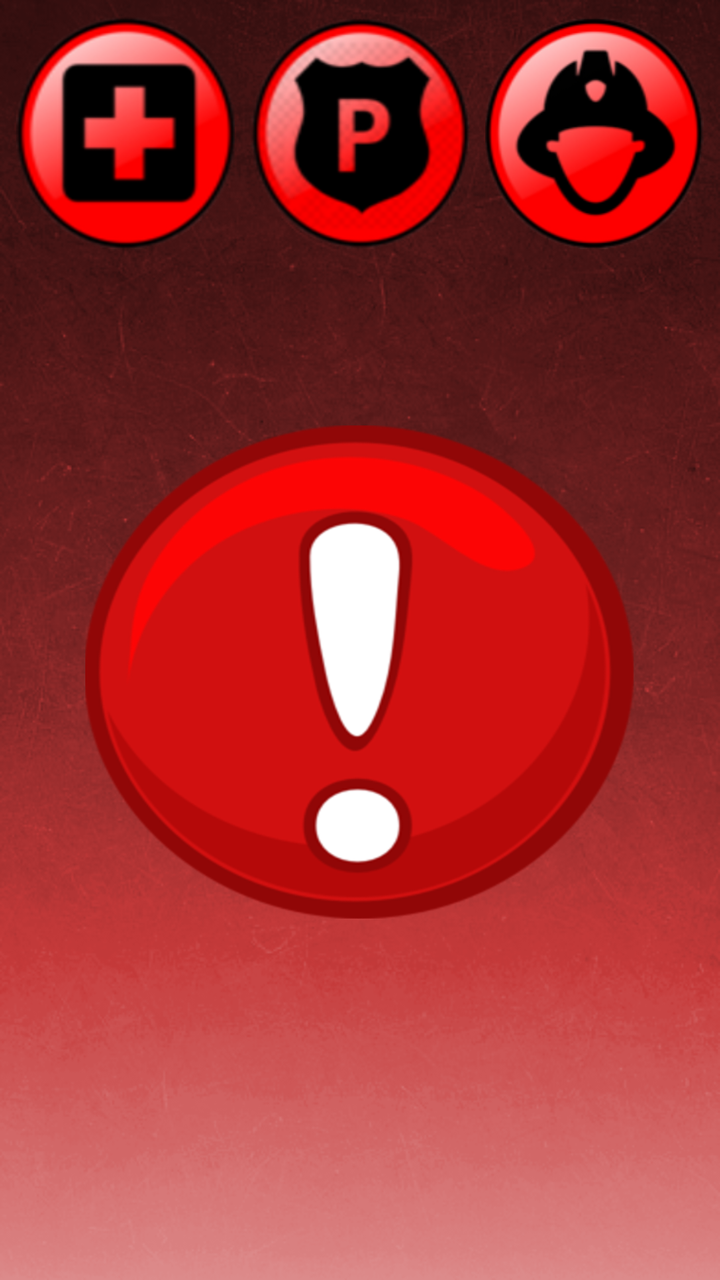
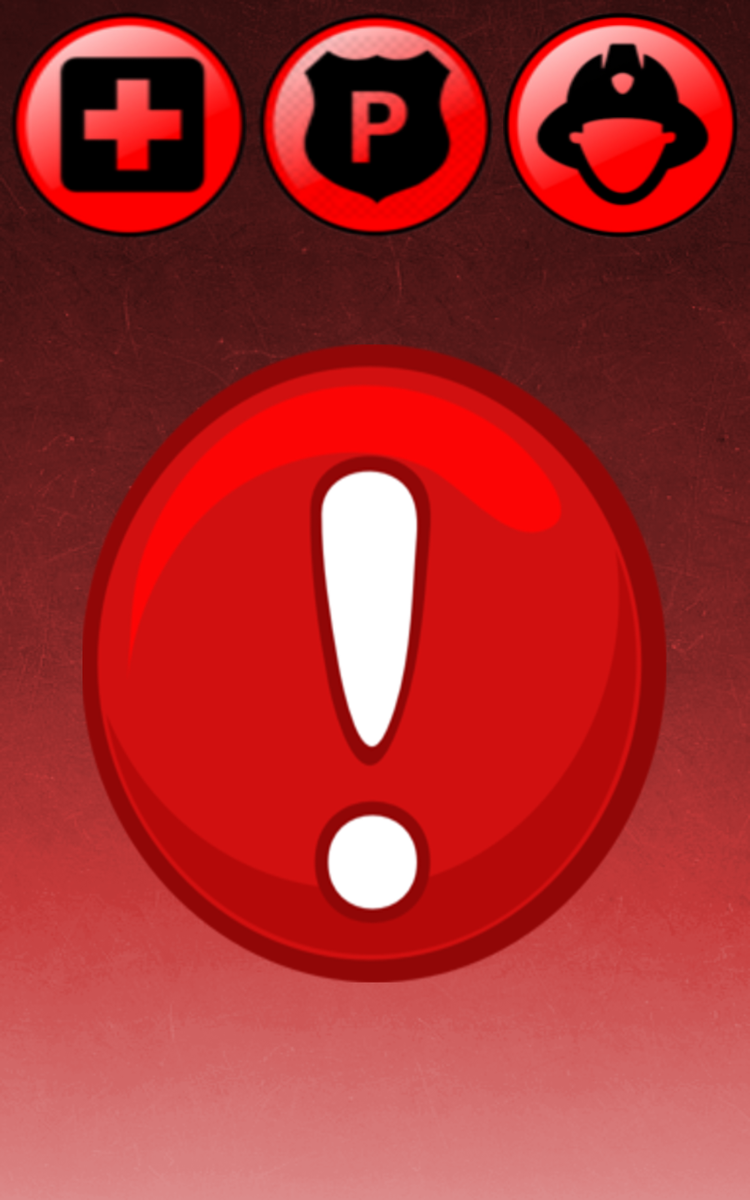

The same Android screen from two of the app's own layout files: first res/layout/ as a phone draws it, then the repository's variant for another configuration, drawn on a device whose configuration selects that folder. Both files follow.
<!-- AndroidManifest.xml: application theme AppTheme -->
<!-- res/layout/activity_offline_red_button.xml -->
<?xml version="1.0" encoding="utf-8"?>
<android.support.constraint.ConstraintLayout xmlns:android="http://schemas.android.com/apk/res/android"
    xmlns:app="http://schemas.android.com/apk/res-auto"
    xmlns:tools="http://schemas.android.com/tools"
    android:layout_width="match_parent"
    android:layout_height="match_parent"
    android:background="@drawable/patternbg_rojo"
    tools:context=".Activities.OfflineRedButtonActivity">

    <Button
        android:id="@+id/btnRojo"
        android:layout_width="0dp"
        android:layout_height="0dp"
        android:layout_marginStart="8dp"
        android:layout_marginTop="8dp"
        android:layout_marginEnd="8dp"
        android:layout_marginBottom="8dp"
        android:background="@drawable/btn_rojo550x550"
        android:onClick="onClickBotonRojo"
        android:tag="botonRojoOffline"
        app:layout_constraintBottom_toTopOf="@+id/guideline15"
        app:layout_constraintEnd_toStartOf="@+id/guideline13"
        app:layout_constraintHorizontal_bias="0.505"
        app:layout_constraintStart_toStartOf="@+id/guideline5"
        app:layout_constraintTop_toTopOf="@+id/guideline14" />

    <Button
        android:id="@+id/btnHospital"
        android:layout_width="0dp"
        android:layout_height="0dp"
        android:layout_marginStart="8dp"
        android:layout_marginTop="8dp"
        android:layout_marginEnd="8dp"
        android:layout_marginBottom="8dp"
        android:background="@drawable/btn_hospital150x150"
        android:onClick="onClickLlamadas"
        app:layout_constraintBottom_toTopOf="@+id/guideline2"
        app:layout_constraintEnd_toStartOf="@+id/btnPolicia"
        app:layout_constraintHorizontal_bias="0.5"
        app:layout_constraintStart_toStartOf="parent"
        app:layout_constraintTop_toTopOf="parent" />

    <Button
        android:id="@+id/btnPolicia"
        android:layout_width="0dp"
        android:layout_height="0dp"
        android:layout_marginTop="8dp"
        android:layout_marginEnd="8dp"
        android:layout_marginBottom="8dp"
        android:background="@drawable/btn_policia150x150px"
        android:onClick="onClickLlamadas"
        app:layout_constraintBottom_toTopOf="@+id/guideline2"
        app:layout_constraintEnd_toStartOf="@+id/btnBomberos"
        app:layout_constraintHorizontal_bias="0.5"
        app:layout_constraintStart_toEndOf="@+id/btnHospital"
        app:layout_constraintTop_toTopOf="parent"
        app:layout_constraintVertical_chainStyle="spread_inside" />

    <Button
        android:id="@+id/btnBomberos"
        android:layout_width="0dp"
        android:layout_height="0dp"
        android:layout_marginTop="8dp"
        android:layout_marginEnd="8dp"
        android:layout_marginBottom="8dp"
        android:background="@drawable/btn_bomberos150x150px"
        android:onClick="onClickLlamadas"
        app:layout_constraintBottom_toTopOf="@+id/guideline2"
        app:layout_constraintEnd_toEndOf="parent"
        app:layout_constraintHorizontal_bias="0.5"
        app:layout_constraintStart_toEndOf="@+id/btnPolicia"
        app:layout_constraintTop_toTopOf="parent" />

    <android.support.constraint.Guideline
        android:id="@+id/guideline2"
        android:layout_width="wrap_content"
        android:layout_height="wrap_content"
        android:orientation="horizontal"
        app:layout_constraintGuide_percent="0.20811288" />

    <android.support.constraint.Guideline
        android:id="@+id/guideline5"
        android:layout_width="wrap_content"
        android:layout_height="wrap_content"
        android:orientation="vertical"
        app:layout_constraintGuide_percent="0.096354164" />

    <android.support.constraint.Guideline
        android:id="@+id/guideline13"
        android:layout_width="wrap_content"
        android:layout_height="wrap_content"
        android:orientation="vertical"
        app:layout_constraintGuide_percent="0.9036458" />

    <android.support.constraint.Guideline
        android:id="@+id/guideline14"
        android:layout_width="wrap_content"
        android:layout_height="wrap_content"
        android:orientation="horizontal"
        app:layout_constraintGuide_percent="0.32" />

    <android.support.constraint.Guideline
        android:id="@+id/guideline15"
        android:layout_width="wrap_content"
        android:layout_height="wrap_content"
        android:orientation="horizontal"
        app:layout_constraintGuide_percent="0.73" />

    <TextView
        android:id="@+id/tvCorrect"
        android:layout_width="wrap_content"
        android:layout_height="wrap_content"
        android:layout_marginStart="8dp"
        android:layout_marginEnd="8dp"
        android:layout_marginBottom="8dp"
        android:text="correct"
        android:visibility="invisible"
        app:layout_constraintBottom_toTopOf="@+id/navigation"
        app:layout_constraintEnd_toEndOf="parent"
        app:layout_constraintStart_toStartOf="parent" />

</android.support.constraint.ConstraintLayout>
<!-- resources referenced by this layout -->
<resources>
  <!-- drawable btn_bomberos150x150px: png bitmap (drawable, 22098 bytes) -->
  <!-- drawable btn_hospital150x150: png bitmap (drawable, 18509 bytes) -->
  <!-- drawable btn_policia150x150px: png bitmap (drawable, 24346 bytes) -->
  <!-- drawable btn_rojo550x550: png bitmap (drawable, 68615 bytes) -->
  <!-- drawable patternbg_rojo: png bitmap (drawable, 204652 bytes) -->
  <style name="AppTheme" parent="Theme.AppCompat.Light.DarkActionBar">
          
          <item name="colorPrimary">@color/colorPrimary</item>
          <item name="colorPrimaryDark">@color/colorPrimaryDark</item>
          <item name="colorAccent">@color/colorAccent</item>
          <item name="windowActionBar">false</item>
          <item name="windowNoTitle">true</item>
          <item name="android:windowAnimationStyle">@style/WindowAnimationTransaction</item>
          
      </style>
  <color name="colorPrimary">#c93eada2</color>
  <color name="colorPrimaryDark">#00574b</color>
  <color name="colorAccent">#bdd81b60</color>
  <style name="WindowAnimationTransaction">
          <item name="android:windowEnterAnimation">@android:anim/fade_in</item>
          <item name="android:windowExitAnimation">@android:anim/fade_out</item>
      </style>
</resources>
<!-- res/layout-sw600dp/activity_offline_red_button.xml (the repository's variant of the layout above) -->
<!-- drawn on a 7-inch tablet held upright -->
<?xml version="1.0" encoding="utf-8"?>
<android.support.constraint.ConstraintLayout xmlns:android="http://schemas.android.com/apk/res/android"
    xmlns:app="http://schemas.android.com/apk/res-auto"
    xmlns:tools="http://schemas.android.com/tools"
    android:layout_width="match_parent"
    android:layout_height="match_parent"
    android:background="@drawable/patternbg_rojo"
    tools:context=".Activities.OfflineRedButtonActivity">

    <Button
        android:id="@+id/btnRojo"
        android:layout_width="0dp"
        android:layout_height="0dp"
        android:layout_marginStart="8dp"
        android:layout_marginTop="8dp"
        android:layout_marginEnd="8dp"
        android:layout_marginBottom="8dp"
        android:background="@drawable/btn_rojo550x550"
        android:onClick="onClickBotonRojo"
        android:tag="botonRojoOffline"
        app:layout_constraintBottom_toTopOf="@+id/guideline15"
        app:layout_constraintEnd_toStartOf="@+id/guideline13"
        app:layout_constraintHorizontal_bias="0.505"
        app:layout_constraintStart_toStartOf="@+id/guideline5"
        app:layout_constraintTop_toTopOf="@+id/guideline14" />

    <Button
        android:id="@+id/btnHospital"
        android:layout_width="0dp"
        android:layout_height="0dp"
        android:layout_marginStart="8dp"
        android:layout_marginTop="8dp"
        android:layout_marginEnd="8dp"
        android:layout_marginBottom="8dp"
        android:background="@drawable/btn_hospital150x150"
        android:onClick="onClickLlamadas"
        app:layout_constraintBottom_toTopOf="@+id/guideline2"
        app:layout_constraintEnd_toStartOf="@+id/btnPolicia"
        app:layout_constraintHorizontal_bias="0.5"
        app:layout_constraintStart_toStartOf="parent"
        app:layout_constraintTop_toTopOf="parent" />

    <Button
        android:id="@+id/btnPolicia"
        android:layout_width="0dp"
        android:layout_height="0dp"
        android:layout_marginTop="8dp"
        android:layout_marginEnd="8dp"
        android:layout_marginBottom="8dp"
        android:background="@drawable/btn_policia150x150px"
        android:onClick="onClickLlamadas"
        app:layout_constraintBottom_toTopOf="@+id/guideline2"
        app:layout_constraintEnd_toStartOf="@+id/btnBomberos"
        app:layout_constraintHorizontal_bias="0.5"
        app:layout_constraintStart_toEndOf="@+id/btnHospital"
        app:layout_constraintTop_toTopOf="parent"
        app:layout_constraintVertical_chainStyle="spread_inside" />

    <Button
        android:id="@+id/btnBomberos"
        android:layout_width="0dp"
        android:layout_height="0dp"
        android:layout_marginTop="8dp"
        android:layout_marginEnd="8dp"
        android:layout_marginBottom="8dp"
        android:background="@drawable/btn_bomberos150x150px"
        android:onClick="onClickLlamadas"
        app:layout_constraintBottom_toTopOf="@+id/guideline2"
        app:layout_constraintEnd_toEndOf="parent"
        app:layout_constraintHorizontal_bias="0.5"
        app:layout_constraintStart_toEndOf="@+id/btnPolicia"
        app:layout_constraintTop_toTopOf="parent" />

    <android.support.constraint.Guideline
        android:id="@+id/guideline2"
        android:layout_width="wrap_content"
        android:layout_height="wrap_content"
        android:orientation="horizontal"
        app:layout_constraintGuide_percent="0.20811288" />

    <android.support.constraint.Guideline
        android:id="@+id/guideline5"
        android:layout_width="wrap_content"
        android:layout_height="wrap_content"
        android:orientation="vertical"
        app:layout_constraintGuide_percent="0.096354164" />

    <android.support.constraint.Guideline
        android:id="@+id/guideline13"
        android:layout_width="wrap_content"
        android:layout_height="wrap_content"
        android:orientation="vertical"
        app:layout_constraintGuide_percent="0.9036458" />

    <android.support.constraint.Guideline
        android:id="@+id/guideline14"
        android:layout_width="wrap_content"
        android:layout_height="wrap_content"
        android:orientation="horizontal"
        app:layout_constraintGuide_percent="0.2786596" />

    <android.support.constraint.Guideline
        android:id="@+id/guideline15"
        android:layout_width="wrap_content"
        android:layout_height="wrap_content"
        android:orientation="horizontal"
        app:layout_constraintGuide_percent="0.8271605" />

</android.support.constraint.ConstraintLayout>
